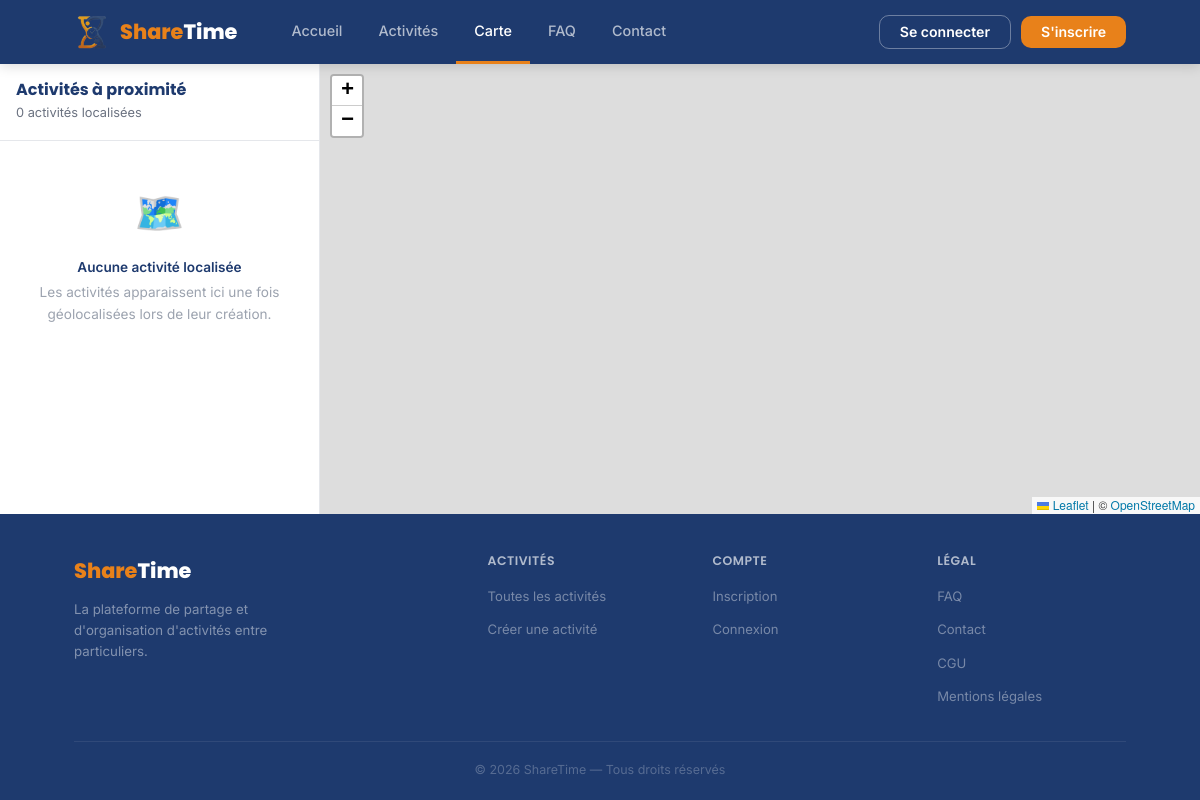
Page /public/?page=carte on the earlier database version.
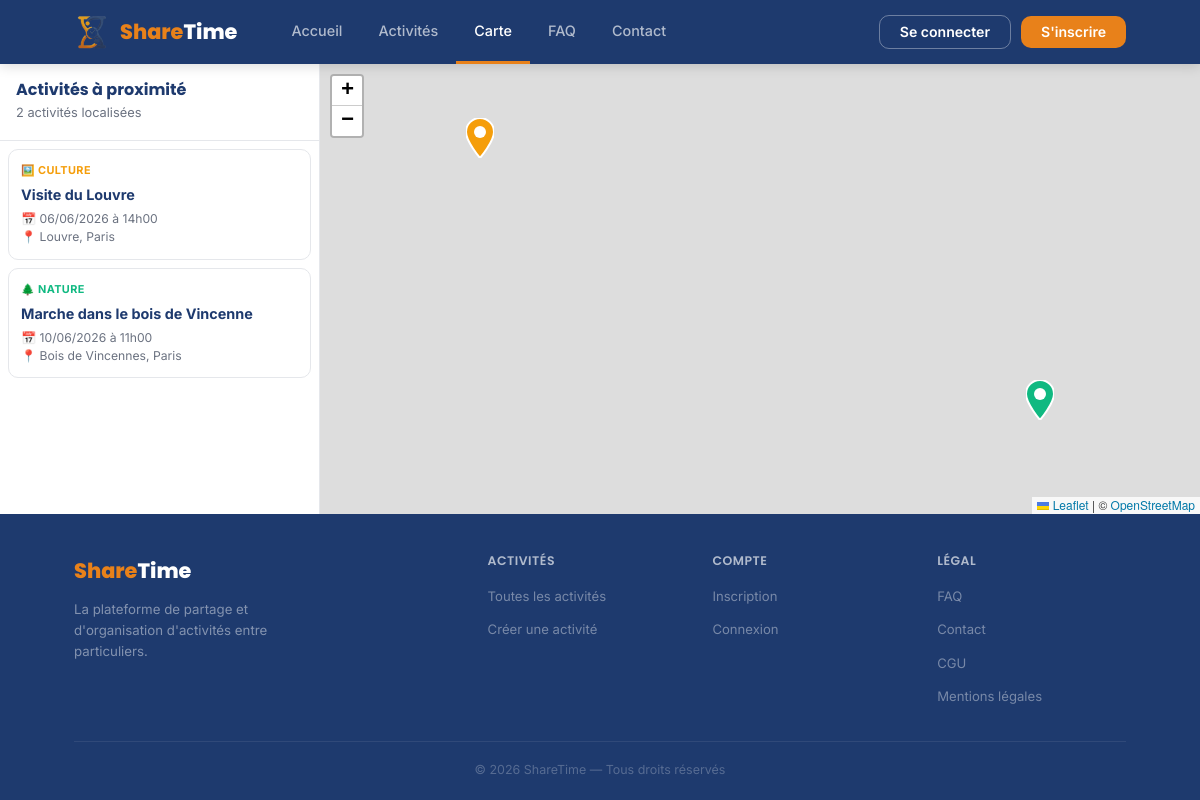
Same page on the later database version.
### tables this page shows
CREATE TABLE `activities` (
  `idactivities` int(11) NOT NULL,
  `creator_id` int(11) NOT NULL,
  `title` varchar(150) NOT NULL,
  `description` text NOT NULL,
  `photo` varchar(255) DEFAULT NULL,
  `location` varchar(255) DEFAULT NULL,
  `city` varchar(100) DEFAULT NULL,
  `start_time` datetime NOT NULL,
  `end_time` datetime NOT NULL,
  `max_participants` int(11) NOT NULL,
  `visibility` enum('publique','privee') DEFAULT 'publique',
  `category` varchar(20) NOT NULL DEFAULT 'autre',
  `status` enum('active','annulee','terminee','en_cours') DEFAULT 'active',
  `liste_attente_active` tinyint(1) DEFAULT 0,
  `rappel_actif` tinyint(1) DEFAULT 0,
  `conditions` text DEFAULT NULL,
  `created_at` datetime DEFAULT current_timestamp(),
  `latitude` decimal(10,7) DEFAULT NULL,
  `longitude` decimal(10,7) DEFAULT NULL
);

### app/models/Activity.php (called while the page is built, shortened)
<?php
class Activity {
    private $pdo;
    public function __construct($pdo) {
        $this->pdo = $pdo;
    }
    public function getForMap(): array {
        $stmt = $this->pdo->query("
            SELECT a.idactivities, a.title, a.location, a.city, a.category, a.start_time, a.latitude, a.longitude,
                   u.prenom, u.nom, u.pseudo
            FROM activities a
            JOIN users u ON u.idusers = a.creator_id
            WHERE a.status = 'active'
              AND a.visibility = 'publique'
              AND a.latitude IS NOT NULL
              AND a.longitude IS NOT NULL
            ORDER BY a.start_time ASC
        ");
        return $stmt->fetchAll();
    }
}

### public/pages/carte.php (the view, shortened to what this page needs)
<?php
$map_activities = $activityModel->getForMap();
$category_marker_colors = [
    'sport'      => '#EF4444',
    'creativite' => '#8B5CF6',
    'nature'     => '#10B981',
    'social'     => '#3B82F6',
    'culture'    => '#F59E0B',
    'autre'      => '#6B7280',
];
?>
<link rel="stylesheet" href="/sharetime/public/css/leaflet.css">
<div class="carte-layout">
    <aside class="carte-sidebar">
        <div class="carte-sidebar-head">
            <h1>Activités à proximité</h1>
            <p><?= count($map_activities) ?> activité<?= count($map_activities) !== 1 ? 's' : '' ?> localisée<?= count($map_activities) !== 1 ? 's' : '' ?></p>
        </div>
        <div class="carte-sidebar-list">
            <?php if (empty($map_activities)):  ?>
                <div class="carte-empty">
                    <div class="carte-empty-icon">🗺️</div>
                    <p style="font-weight:600; color:var(--navy);">Aucune activité localisée</p>
                    <p>Les activités apparaissent ici une fois géolocalisées lors de leur création.</p>
                </div>
            <?php else:  ?>
                <?php foreach ($map_activities as $map_activity_item):
                    $category_info   = $CATEGORY_MAP[$map_activity_item['category']] ?? $CATEGORY_MAP['autre'];
                    $marker_color    = $category_marker_colors[$map_activity_item['category']] ?? '#6B7280';
                    $start_datetime  = new DateTime($map_activity_item['start_time']);
                ?>
                <a class="carte-card" href="/sharetime/public/?page=detail&id=<?= (int)$map_activity_item['idactivities'] ?>"
                   data-lat="<?= (float)$map_activity_item['latitude'] ?>"
                   data-lng="<?= (float)$map_activity_item['longitude'] ?>"
                   data-id="<?= (int)$map_activity_item['idactivities'] ?>">
                    <p class="carte-card-cat" style="color:<?= $marker_color ?>">
                        <?= $category_info[0] ?> <?= htmlspecialchars($category_info[2]) ?>
                    </p>
                    <p class="carte-card-title"><?= htmlspecialchars($map_activity_item['title']) ?></p>
                    <p class="carte-card-meta">
                        📅 <?= $start_datetime->format('d/m/Y à H\hi') ?><br>
                        📍 <?= htmlspecialchars($map_activity_item['location']) ?>, <?= htmlspecialchars($map_activity_item['city']) ?>
                    </p>
                </a>
                <?php endforeach;  ?>
            <?php endif; ?>
        </div>
    </aside>
    <div id="map"></div>
</div>

Differences in the rows shown:
added activities: category "🖼️", category "CULTURE", title "Visite du Louvre", start_time "06/06/2026 à 14h00", location "Louvre", city "Paris"
added activities: category "🌲", category "NATURE", title "Marche dans le bois de Vincenne", start_time "10/06/2026 à 11h00", location "Bois de Vincennes", city "Paris"
Other differences:
count($map_activities): "0" → "2"
text no longer shown: "🗺️ Aucune activité localisée Les activités apparaissent ici une fois géolocalisées lors de leur création."
